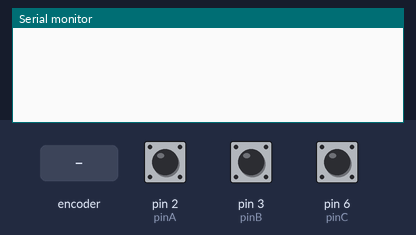
A sketch run on a simulated Arduino Uno, built with avr-gcc and run on an emulated ATmega328P. Parts: the last lines printed to the serial monitor. Inputs (shaded band) come from the test bench; at power-on: pin 6 (pinC) HIGH, pin 2 (pinA) HIGH, pin 3 (pinB) HIGH.

Above: at 1.2 s.
1.3 s: rotary encoder on pin 2 (pinA) / pin 3 (pinB) turned 1 step (first pin leading)
At 2.4 s:
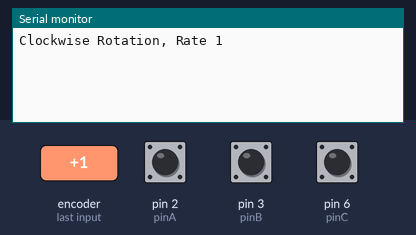
3.0 s: pin 6 (pinC) pulled LOW for 0.15 s
At 4.1 s:
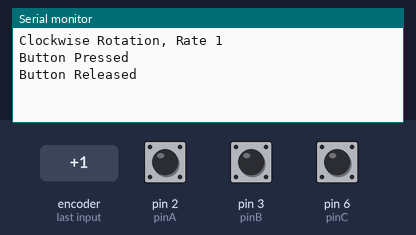
4.6 s: pin 6 (pinC) pulled LOW for 1 s
At 5.4 s:
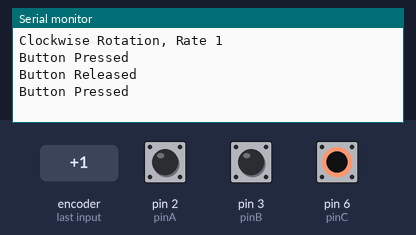
7.1 s: rotary encoder on pin 2 (pinA) / pin 3 (pinB) turned 2 steps (second pin leading)
At 8.2 s:
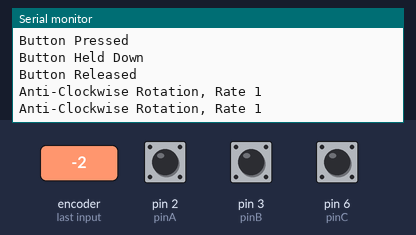
9.0 s: pin 6 (pinC) pulsed LOW 2 times (0.12 s each, 0.3 s apart)
At 10.2 s:
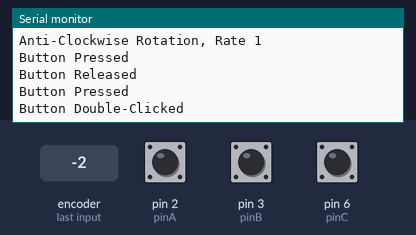

Measured:
- after the input at 1.3 s, the serial monitor: prints a new line after 0.08 s (image 1)
- after the input at 3.0 s, the serial monitor: prints a new line at once (image 2)
- after the input at 7.1 s, the serial monitor: prints a new line after 0.08 s (image 4)
- after the input at 9.0 s, the serial monitor: prints a new line at once (image 5)

The sketch:

Encoder.ino
```cpp
// Example program to show how the rotary encoder events are reported.
#include "Encoder.h"        // Handles front panel rotary encoders
#include "MilliTimer.h"

const uint8_t pinA = 2;
const uint8_t pinB = 3;
const uint8_t pinC = 6; // button pin

Encoder enc(pinA, pinB, pinC);
// Encoder enc1(pinA, pinB, pinC);
// Encoder enc2(pinA, pinB, pinC);
// Encoder enc3(pinA, pinB, pinC);
// Encoder enc4(pinA, pinB, pinC);

void setup(){
    Serial.begin(250000); // better to set the baud rate as high as possible since the processor then spends less time on blocking serial transmission. Also set it to a number that is a divisor of the processor clock speed to limit transmission errors. See any Atmega datasheet.
    enc.init();
    // enc1.init();
    // enc2.init();
    // enc3.init();
    // enc4.init();

}

void loop(){
  switch(enc.poll()){
    case encoderEnum::NO_CHANGE:
      break;
    case encoderEnum::CW_RATE1:
      Serial.println("Clockwise Rotation, Rate 1");
      break;
    case encoderEnum::CW_RATE2:
      Serial.println("Clockwise Rotation, Rate 2");
      break;
    case encoderEnum::CW_RATE3:
      Serial.println("Clockwise Rotation, Rate 3");
      break;
    case encoderEnum::ACW_RATE1:
      Serial.println("Anti-Clockwise Rotation, Rate 1");
      break;
    case encoderEnum::ACW_RATE2:
      Serial.println("Anti-Clockwise Rotation, Rate 2");
      break;
    case encoderEnum::ACW_RATE3:
      Serial.println("Anti-Clockwise Rotation, Rate 3");
      break;
    case encoderEnum::BUTTON_UP:
      Serial.println("Button Released");
      break;
    case encoderEnum::BUTTON_DOWN:
      Serial.println("Button Pressed");
      break;
    case encoderEnum::BUTTON_DOUBLECLICK:
      Serial.println("Button Double-Clicked");
      break;
    case encoderEnum::BUTTON_HOLD:
      Serial.println("Button Held Down");
      break;
  }
}
```

ButtonHandler.cpp
```cpp
#include "ButtonHandler.h"

ButtonHandler::ButtonHandler(){

}

ButtonHandler::ButtonHandler(uint8_t buttonPin){
    this->buttonPin = buttonPin;
}

uint16_t ButtonHandler::getButtonHoldTime(){
    return buttonHoldMin;
}

uint16_t ButtonHandler::getDoubleClickMax(){
    return doubleClickMax;
}

uint16_t ButtonHandler::getDebounceTime(){
    return buttonDebounceTime;
}

bool ButtonHandler::getEnabledState(){
    return buttonEnabled;
}

void ButtonHandler::init(uint8_t buttonPin){
    this->buttonPin = buttonPin;
    this->init();
}

void ButtonHandler::init(){
    pinMode(buttonPin, INPUT_PULLUP);
    buttonDebounceTimer.updateTimeOut(buttonDebounceTime);
    buttonHoldTimer.updateTimeOut(buttonHoldMin);
    buttonDoubleClickTimer.updateTimeOut(doubleClickMax);
}

buttonEnum ButtonHandler::poll(){
    if(buttonEnabled){
        oldButtonState = buttonState;
        buttonState = digitalRead(buttonPin);
        if(buttonState != oldButtonState && buttonDebounceTimer.timedOut(true)){
            // Button state has changed
            if(buttonState){ //Button has been pressed
                if(!buttonDoubleClickTimer.timedOut(true)){
                    return buttonEnum::BUTTON_DOUBLECLICK;
                }
                else{
                    buttonDoubleClickTimer.reset();
                    return buttonEnum::BUTTON_UP;
                }
            }
            else{ // Button has been pressed or released
                buttonHoldTimer.reset();
                return buttonEnum::BUTTON_DOWN;
            }
        }
        else if(!buttonState){ // button is being held down
            if(buttonHoldTimer.timedOut(true)){
                return buttonEnum::BUTTON_HOLD;
            }
        }
    }
    return buttonEnum::NO_CHANGE;
}

void ButtonHandler::enableButton(){
    buttonEnabled = true;
}

void ButtonHandler::disableButton(){
    buttonEnabled = false;
}

void ButtonHandler::setButtonHoldTime(uint16_t t){
    buttonHoldMin = t;
}

void ButtonHandler::setDoubleClickMax(uint16_t t){
    doubleClickMax = t;
}

void ButtonHandler::setDebounceTime(uint16_t t){
    buttonDebounceTime = t;
}
```

ButtonHandler.h
```cpp
// Version 1.0
// Button Handler class. This handles debouncing of a button and returns button down, up, double-click and hold events. Hold events can not work if the button is used in an interrupt routine.

#ifndef ButtonHandler_h
#define ButtonHandler_h

#include "MilliTimer.h"
#include "arduino.h"

enum class buttonEnum{
    NO_CHANGE = 0,
    BUTTON_UP,
    BUTTON_DOWN,
    BUTTON_DOUBLECLICK,
    BUTTON_HOLD
};

class ButtonHandler{
public:
    ButtonHandler();
    ButtonHandler(uint8_t buttonPin);
    uint16_t getButtonHoldTime();
    uint16_t getDoubleClickMax();
    uint16_t getDebounceTime();
    bool getEnabledState();

    void init();
    void init(uint8_t buttonPin);
    buttonEnum poll();
    void enableButton();
    void disableButton();
    void setButtonHoldTime(uint16_t t);
    void setDoubleClickMax(uint16_t t);
    void setDebounceTime(uint16_t t);

private:
    uint8_t buttonPin;
    bool buttonEnabled = true;
    bool oldButtonState = true;
    bool buttonState = true;

    uint16_t buttonDebounceTime = 10;
    uint16_t doubleClickMax = 500;
    uint16_t buttonHoldMin = 1000;

    // timers
    MilliTimer buttonDebounceTimer;
    MilliTimer buttonHoldTimer;
    MilliTimer buttonDoubleClickTimer;

};

#endif
```

Enc.cpp
```cpp
#include "Enc.h"

Enc::Enc(){

}

Enc::Enc(uint8_t pinA, uint8_t pinB){
    this->pinA = pinA;
    this->pinB = pinB;
}

void Enc::init(){
    pinMode(pinA, INPUT_PULLUP);
    pinMode(pinB, INPUT_PULLUP);
}

void Enc::init(uint8_t pinA, uint8_t pinB){
    this->pinA = pinA;
    this->pinB = pinB;
    pinMode(pinA, INPUT_PULLUP);
    pinMode(pinB, INPUT_PULLUP);
}

int8_t Enc::poll(){
    AB = AB << 2; // Shift the old AB data two places to the left.
    AB |= (digitalRead(pinA) << 1) | digitalRead(pinB); // Add in the new AB data
    AB &= 0xF; // Mask with B00001111 to remove really old data so that we are left only with old AB and new AB.
    switch(encStateTable[AB]){
        case encStepEnum::CW_CHANGE:       stepCounter++;      break;
        case encStepEnum::ACW_CHANGE:      stepCounter--;      break;
        case encStepEnum::ILLEGAL_CHANGE:  stepCounter = 0;    break;
    }
    switch(stepCounter){
        case -4:    stepCounter = 0;    return -1;  // ACW move
        case 4:     stepCounter = 0;    return 1;   // CW move
        default:                        return 0;   // No change
    }
}

void Enc::setReversedDirection(bool reverse){
    if(reverse != reversed){
        // need to flip the pins
        reversed = reverse;
        uint8_t tmp = pinB;
        pinB = pinA;
        pinA = tmp;
    }
}

bool Enc::getReversedDirection(){
    return reversed;
}
```

Enc.h
```cpp
#ifndef Enc_h
#define Enc_h

#include "arduino.h"

enum class encStepEnum : uint8_t{
    NO_CHANGE,
    CW_CHANGE,
    ACW_CHANGE,
    ILLEGAL_CHANGE
};

// Need to check the size of this and possibly shrink it. Possible it is taking up 16 bytes
const encStepEnum encStateTable[16] = {
    encStepEnum::NO_CHANGE,        // 0000 0
    encStepEnum::ACW_CHANGE,       // 0001 1
    encStepEnum::CW_CHANGE,        // 0010 2
    encStepEnum::ILLEGAL_CHANGE,   // 0011 3
    encStepEnum::CW_CHANGE,        // 0100 4
    encStepEnum::NO_CHANGE,        // 0101 5
    encStepEnum::ILLEGAL_CHANGE,   // 0110 6
    encStepEnum::ACW_CHANGE,       // 0111 7
    encStepEnum::ACW_CHANGE,       // 1000 8
    encStepEnum::ILLEGAL_CHANGE,   // 1001 9
    encStepEnum::NO_CHANGE,        // 1010 10
    encStepEnum::CW_CHANGE,        // 1011 11
    encStepEnum::ILLEGAL_CHANGE,   // 1100 12
    encStepEnum::CW_CHANGE,        // 1101 13
    encStepEnum::ACW_CHANGE,       // 1110 14
    encStepEnum::NO_CHANGE         // 1111 15
};

class Enc{
public:
    Enc();
    Enc(uint8_t pinA, uint8_t pinB);

    void init();
    void init(uint8_t pinA, uint8_t pinB);

    int8_t poll();

    void setReversedDirection(bool reverse);
    bool getReversedDirection();

private:
    uint8_t pinA;
    uint8_t pinB;
    bool reversed = false;

    // encoder pin states and rotation step
    // Lower nibble gives the current state.
    uint8_t AB = 0xF;       // B1111 because the rotary encoder will be in neutral state and the pullups will make the readings high.
    int8_t stepCounter = 0;
};

#endif
```

Encoder.cpp
```cpp
#include "Encoder.h"

Encoder::Encoder(){

}

Encoder::Encoder(uint8_t pinA, uint8_t pinB){
    encoder = Enc(pinA, pinB);
    buttonEnabled = false;
}

Encoder::Encoder(uint8_t pinA, uint8_t pinB, uint8_t pinC){
    encoder = Enc(pinA, pinB);
    button = ButtonHandler(pinC);
}

void Encoder::init(){
    encoder.init();
    if(buttonEnabled){
        button.init();
    }
}

void Encoder::init(uint8_t pinA, uint8_t pinB){
    encoder.init(pinA, pinB);
    buttonEnabled = false;
}

void Encoder::init(uint8_t pinA, uint8_t pinB, uint8_t pinC){
    encoder.init(pinA, pinB);
    button.init(pinC);
}

encoderEnum Encoder::poll(bool rateless){

    if(buttonEnabled){
        switch(button.poll()){
            case buttonEnum::BUTTON_UP:             return encoderEnum::BUTTON_UP;
            case buttonEnum::BUTTON_DOWN:           return encoderEnum::BUTTON_DOWN;
            case buttonEnum::BUTTON_DOUBLECLICK:    return encoderEnum::BUTTON_DOUBLECLICK;
            case buttonEnum::BUTTON_HOLD:           return encoderEnum::BUTTON_HOLD;
        }
    }

    if(encoderEnabled)
    {
        uint16_t encoderTimeDiff= encoderTimer.elapsed();
        switch(encoder.poll()){
            case -1:
                // stepCounter = 0;
                // encoderTimeDiff = encoderTimer.elapsed();
                encoderTimer.reset();
                if(encoderTimeDiff < rate3Threshold && !rateless){
                    return encoderEnum::ACW_RATE3;
                }
                else if(encoderTimeDiff < rate2Threshold && !rateless){
                    return encoderEnum::ACW_RATE2;
                }
                else{
                    return encoderEnum::ACW_RATE1;
                }
                break;
            case 1:
                // stepCounter = 0;
                // encoderTimeDiff = encoderTimer.elapsed();
                encoderTimer.reset();
                if(encoderTimeDiff < rate3Threshold && !rateless){
                    return encoderEnum::CW_RATE3;
                }
                else if(encoderTimeDiff < rate2Threshold && !rateless){
                    return encoderEnum::CW_RATE2;
                }
                else{
                    return encoderEnum::CW_RATE1;
                }
                break;
        }
    }
    return encoderEnum::NO_CHANGE;
}

encoderEnum Encoder::poll_rateless(){
    return poll(true);
}

uint16_t Encoder::getButtonHoldTime(){
    return button.getButtonHoldTime();
}

uint16_t Encoder::getDoubleClickMax(){
    return button.getDoubleClickMax();
}

uint16_t Encoder::getDebounceTime(){
    return button.getDebounceTime();
}

uint16_t Encoder::getRate2Max(){
    return rate2Threshold;
}

uint16_t Encoder::getRate3Max(){
    return rate3Threshold;
}

bool Encoder::getReversedDirection(){
    return encoder.getReversedDirection();
}

void Encoder::setButtonHoldTime(uint16_t t){
    button.setButtonHoldTime(t);
}

void Encoder::setDoubleClickMax(uint16_t t){
    button.setDoubleClickMax(t);
}

void Encoder::setDebounceTime(uint16_t t){
    button.setDebounceTime(t);
}

void Encoder::setRate2Max(uint16_t t){
    rate2Threshold = t;
}

void Encoder::setRate3Max(uint16_t t){
    rate3Threshold = t;
}

void Encoder::setState(uint8_t state){
    switch(state)
    {
        case 0:
            encoderEnabled = false;
            buttonEnabled = false;
            break;
        case 1:
            encoderEnabled = false;
            buttonEnabled = true;
            break;
        case 2:
            encoderEnabled = true;
            buttonEnabled = false;
            break;
        case 3:
            encoderEnabled = true;
            buttonEnabled = true;
            break;
        default:
            break;
    }
}

void Encoder::setReversedDirection(bool reverse){
    encoder.setReversedDirection(reverse);
}

uint8_t Encoder::getState(){
    if(buttonEnabled && encoderEnabled){ return 3; }
    else if(encoderEnabled)            { return 2; }
    else if(buttonEnabled)             { return 1; }
    else                               { return 0; }
}

void Encoder::enableButton(){
    buttonEnabled = true;
}

void Encoder::disableButton(){
    buttonEnabled = false;
}

void Encoder::enableEncoder(){
    encoderEnabled = true;
}

void Encoder::disableEncoder(){
    encoderEnabled = false;
}

void Encoder::enable(){
    buttonEnabled = true;
    encoderEnabled = true;
}

void Encoder::disable(){
    buttonEnabled = false;
    encoderEnabled = false;
}
```

Encoder.h
```cpp
#ifndef Encoder_h
#define Encoder_h

// Version 1.1 - Button Handler version and tidied up the state machine to make code more readable

// A simple to use rotary encoder class. Place the poll function in an interrupt routine or main code. Must be checked very regularly if in main code or it WILL miss events.

#include "arduino.h"
#include "Enc.h"
#include "ButtonHandler.h"
#include "MilliTimer.h"


//Uncomment following line to enable debugging serial comments.
#define DEBUG
#ifdef DEBUG
  #define DEBUG_PRINT(x) Serial.print(x)
  #define DEBUG_PRINTLN(x)  Serial.println(x)
#else
  #define DEBUG_PRINT(x)
  #define DEBUG_PRINTLN(x)
#endif

enum class encoderEnum : uint8_t{
    NO_CHANGE = 0,
    BUTTON_UP,
    BUTTON_DOWN,
    BUTTON_DOUBLECLICK,
    BUTTON_HOLD,
    CW_RATE1,
    CW_RATE2,
    CW_RATE3,
    ACW_RATE1,
    ACW_RATE2,
    ACW_RATE3
};

class Encoder{
    public:
        Encoder(); // default to no pins so that we can define an array of them.
        Encoder(uint8_t pinA, uint8_t pinB);
        Encoder(uint8_t pinA, uint8_t pinB, uint8_t pinC);

        void init(); // Setup pins
        void init(uint8_t pinA, uint8_t pinB);
        void init(uint8_t pinA, uint8_t pinB, uint8_t pinC);
        encoderEnum poll(bool rateless = false); // checks the state of the encoder and returns new steps if necessary. Call in pinchange interrupt routine or poll in main loop. If polling, do not including blocking code such as delay()!
        encoderEnum poll_rateless();

        uint16_t getButtonHoldTime();
        uint16_t getDoubleClickMax();
        uint16_t getDebounceTime();
        uint16_t getRate2Max();
        uint16_t getRate3Max();
        uint8_t getState();
        bool getReversedDirection();

        void setButtonHoldTime(uint16_t t);
        void setDoubleClickMax(uint16_t t);
        void setDebounceTime(uint16_t t);
        void setRate2Max(uint16_t t);
        void setRate3Max(uint16_t t);
        void setState(uint8_t state);
        void setReversedDirection(bool reverse);
        void enableButton();
        void disableButton();
        void enableEncoder();
        void disableEncoder();
        void enable();
        void disable();
    private:
        // button
        ButtonHandler button;
        // encoder
        Enc encoder;
        MilliTimer encoderTimer;
        uint16_t rate2Threshold = 125;
        uint16_t rate3Threshold = 25;

        // Encoder enable state
        bool buttonEnabled = true;
        bool encoderEnabled = true;
};

#endif
```

MilliTimer.cpp
```cpp
// Version 1.1

#include "Arduino.h"
#include "MilliTimer.h"

MilliTimer::MilliTimer(){
  timeOut = 1000; // default time out is 1 second
  start = millis();
}

MilliTimer::MilliTimer(uint32_t t){
  timeOut = t;
  start = millis();
}

void MilliTimer::init(uint32_t t){
  timeOut = t;
  start = millis();
}

uint32_t MilliTimer::elapsed(){
  return millis() - start;
}

bool MilliTimer::timedOut(bool RESET){
  if(elapsed() >= timeOut){
    if(RESET) reset();
    return true;
  }
	else{
    return false;
  }
}

bool MilliTimer::timedOutAndReset(){
  return timedOut(true);
}

void MilliTimer::updateTimeOut(uint32_t t){
  timeOut = t;
}

void MilliTimer::reset(){
  start = millis();
}

uint32_t MilliTimer::getTimeOut(){
  return timeOut;
}
```

MilliTimer.h
```cpp
// Version 1.1

#ifndef MILLITIMER_H
#define MILLITIMER_H

#include <stdint.h> // Needed since Arduino IDE 1.8.10 otherwise get error about uint32_t not being named type.

// This class sets up a software timer which allows the caller to check how much time has elapsed since
// it was last polled and report whether a minimum interval has been passed.
// This allows events to be setup to occur at minimum set intervals within a block of code.
// To use, ideally the timer must be polled often enough that timed events are not started late.


class MilliTimer
{
    volatile uint32_t start;
    volatile uint32_t timeOut;
  public:
    MilliTimer();
    MilliTimer(uint32_t t);
    void init(uint32_t t); //initialisation function to be used if the timer is created with the null constructor.
    uint32_t elapsed();// return the elapsed time.
    //bool timedOut();// function to check whether the timer has timed out. If it has, reports true and resets the timer
    bool timedOut(bool RESET = false);
    bool timedOutAndReset();
    void updateTimeOut(uint32_t t); //update the timeout variable without restarting the current time
    uint32_t getTimeOut();
    void reset(); // reset the timer.
};


#endif
```
